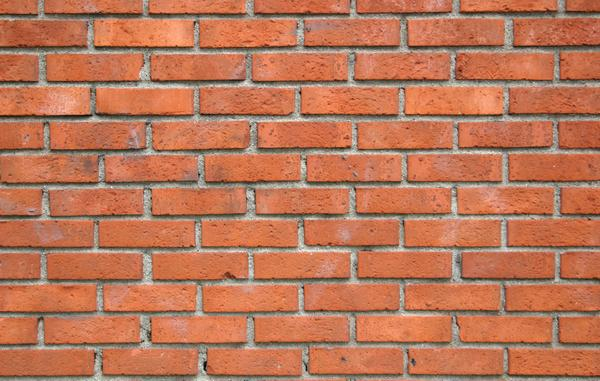
#> input picture lab8/pictures_src/kirp.png, 600 x 381 px; its folder holds only this picture in this run
$ python main.py
#> lines starting #> are read from the running program, lines starting #| are printed output that depends on the picture
import os
import glob
import colorsys
import numpy as np
from pathlib import Path
from PIL import Image
import matplotlib.pyplot as plt

SRC_DIR = "pictures_src"
DST_DIR = "pictures_results"
os.makedirs(DST_DIR, exist_ok=True)

D = 1
G = 16

def rgb_to_hls_arr(img: np.ndarray):
    """img: H×W×3 uint8 → возвращает (H,W) массивы H,L,S в [0..1]."""
    hls = np.zeros_like(img, dtype=float)
    for i in range(img.shape[0]):
        for j in range(img.shape[1]):
            r, g, b = img[i,j] / 255.0
            h, l, s = colorsys.rgb_to_hls(r, g, b)
            hls[i,j] = (h, l, s)
    return hls[:,:,0], hls[:,:,1], hls[:,:,2]

def hls_to_rgb_arr(H, L, S):
    """H,L,S в [0..1] → возвращает H×W×3 uint8."""
    out = np.zeros((H.shape[0], H.shape[1], 3), dtype=np.uint8)
    for i in range(H.shape[0]):
        for j in range(H.shape[1]):
            r, g, b = colorsys.hls_to_rgb(H[i,j], L[i,j], S[i,j])
            out[i,j] = (int(r*255), int(g*255), int(b*255))
    return out

def equalize_histogram(L: np.ndarray):
    """L float [0..1] → L_eq float [0..1] методом выравнивания гистограммы."""
    flat = (L*255).astype(int).ravel()
    hist = np.bincount(flat, minlength=256)
    cdf = hist.cumsum()
    cdf_norm = (cdf - cdf.min()) / (cdf.max() - cdf.min())
    L_eq = cdf_norm[flat].reshape(L.shape)
    return L_eq


def compute_ngldm(L_gray: np.ndarray, d=1, G=16):
    """
    L_gray: uint8 0..255 → квантует в G уровней → строит S (G×(max_dep+1))
    """
    bins = np.linspace(0,256, G+1)
    Q = np.digitize(L_gray, bins) - 1  # 0..G-1
    h, w = Q.shape
    offsets = [(-d,-d),(-d,0),(-d,d),(0,-d),(0,d),(d,-d),(d,0),(d,d)]
    max_dep = len(offsets)
    S = np.zeros((G, max_dep+1), dtype=int)

    for i in range(h):
        for j in range(w):
            g = Q[i,j]
            cnt = 0
            for dy,dx in offsets:
                y, x = i+dy, j+dx
                if 0 <= y < h and 0 <= x < w and Q[y,x] == g:
                    cnt += 1
            S[g, cnt] += 1
    return S

def compute_features(S: np.ndarray):
    P = S.sum()
    if P == 0:
        return 0.0, 0.0
    i_idx = np.arange(S.shape[0])[:,None]
    mu = (i_idx * S).sum() / P
    j_idx = np.arange(S.shape[1])[None,:]
    CNG = (j_idx * S).sum() / P
    CON = (((i_idx - mu)**2 * j_idx) * S).sum() / P
    return CNG, CON


def process_image(path: str):
#> called with path = 'pictures_src/kirp.png'
    name = Path(path).stem
    img = Image.open(path).convert("RGB")
#> img is the input picture: PIL image 600x381 RGB; mean R, G, B 187.5, 118.5, 88.4
    arr = np.array(img)

    H, L, S = rgb_to_hls_arr(arr)
#> after the loop in rgb_to_hls_arr, `for i in range(img.shape[0]):`:
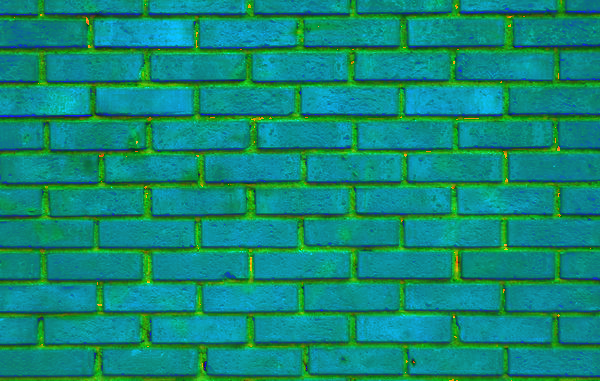
#> hls: shape (381, 600, 3) float64; mean R, G, B 0.0643, 0.541, 0.472
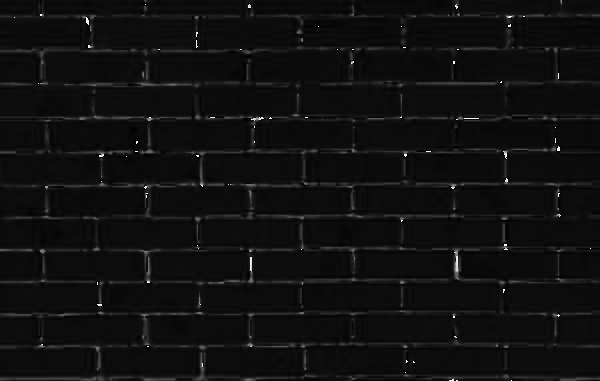
#> H: shape (381, 600) float64; min 0, max 0.996, mean 0.0643
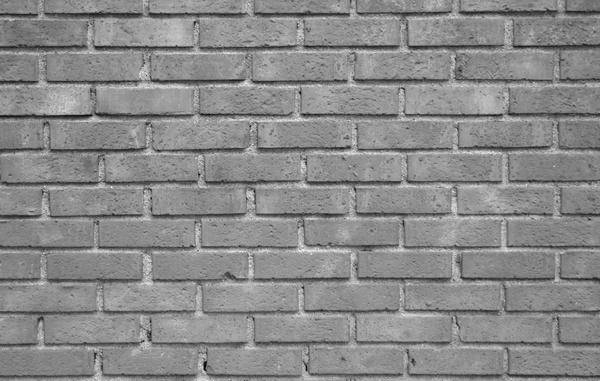
#> L: shape (381, 600) float64; min 0.0157, max 0.949, mean 0.541
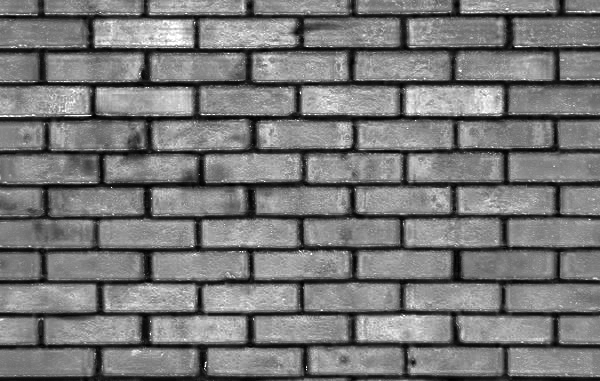
#> S: shape (381, 600) float64; min 0, max 1, mean 0.472

    L_gray = (L*255).astype(np.uint8)
    S_ngl = compute_ngldm(L_gray, d=D, G=G)
    CNG0, CON0 = compute_features(S_ngl)
#> in compute_features, `P = S.sum()`: P = 228600
#> in compute_features, `mu = (i_idx * S).sum() / P`: mu = 8.14
#> in compute_features, `CNG = (j_idx * S).sum() / P`: CNG = 3.87
#> in compute_features, `CON = (((i_idx - mu)**2 * j_idx) * S).sum() / P`: CON = 6.93
#> CNG0 = 3.87; CON0 = 6.93

    L_eq = equalize_histogram(L)
#> in equalize_histogram, `hist = np.bincount(flat, minlength=256)`: hist = 256 values, max 7257 at index 147, min 0 at index 0, mean 893
#> in equalize_histogram, `cdf = hist.cumsum()`: cdf = 256 values from 0 to 228600
#> in equalize_histogram, `cdf_norm = (cdf - cdf.min()) / (cdf.max() - cdf.min())`: cdf_norm = 256 values from 0 to 1
#> in equalize_histogram, `L_eq = cdf_norm[flat].reshape(L.shape)`:
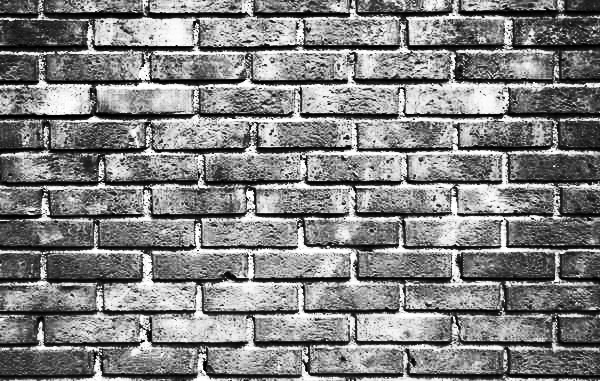
#> L_eq: shape (381, 600) float64; min 4.37e-06, max 1, mean 0.507
    L_eq_gray = (L_eq*255).astype(np.uint8)

    arr_eq = hls_to_rgb_arr(H, L_eq, S)
#> after the loop in hls_to_rgb_arr, `for i in range(H.shape[0]):`:
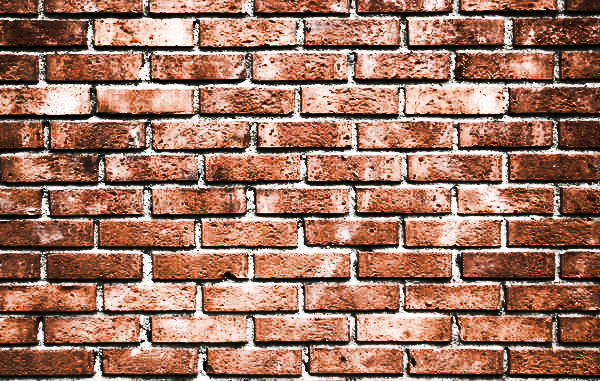
#> out: shape (381, 600, 3); mean of channels 0, 1, 2 160.3, 116, 97.4; drawn as R, G, B

    S_ngl_eq = compute_ngldm(L_eq_gray, d=D, G=G)
    CNG1, CON1 = compute_features(S_ngl_eq)
#> CNG1 = 1.94; CON1 = 58.82

    Image.fromarray(arr).save(os.path.join(DST_DIR, f"{name}_orig.png"))
    Image.fromarray(L_gray).save(os.path.join(DST_DIR, f"{name}_gray.png"))
    Image.fromarray(L_eq_gray).save(os.path.join(DST_DIR, f"{name}_gray_eq.png"))
    Image.fromarray(arr_eq).save(os.path.join(DST_DIR, f"{name}_color_eq.png"))

    plt.figure(); plt.hist(L_gray.ravel(), bins=256); plt.title("L до");
    plt.savefig(os.path.join(DST_DIR, f"{name}_hist_before.png")); plt.close()
    plt.figure(); plt.hist(L_eq_gray.ravel(), bins=256); plt.title("L после");
    plt.savefig(os.path.join(DST_DIR, f"{name}_hist_after.png")); plt.close()
#> after `plt.savefig(os.path.join(DST_DIR, f'{name}_hist_after.png'))`:
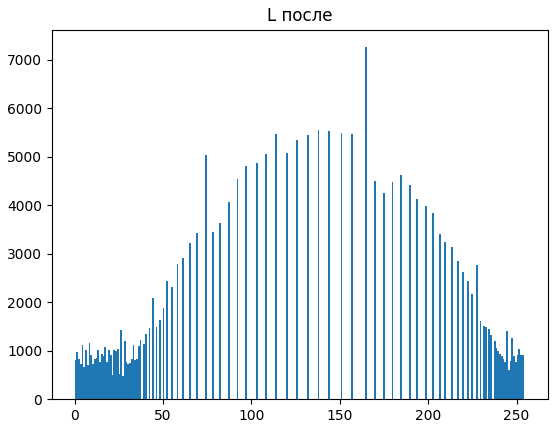
#> figure drawn by matplotlib, 1 panel; tallest bar 7257 high, from x = 164.4 to 165.4

    img_ngl = (S_ngl / S_ngl.max() * 255).astype(np.uint8)
    Image.fromarray(img_ngl).save(os.path.join(DST_DIR, f"{name}_ngldm.png"))

    with open(os.path.join(DST_DIR, f"{name}_features.txt"), "w", encoding="utf-8") as f:
        f.write(f"CNG до: {CNG0:.4f}\nCON до: {CON0:.4f}\n")
        f.write(f"CNG после: {CNG1:.4f}\nCON после: {CON1:.4f}\n")

    print(f"[✓] {name}: CNG {CNG0:.2f}->{CNG1:.2f}, CON {CON0:.2f}->{CON1:.2f}")
#| [✓] kirp: CNG 3.87->1.94, CON 6.93->58.82


def main():
    files = glob.glob(os.path.join(SRC_DIR, "*.*"))
    for path in files:
        try:
            process_image(path)
        except Exception as e:
            print(f"[!]{path} — ошибка: {e}")

if __name__ == "__main__":
    main()
